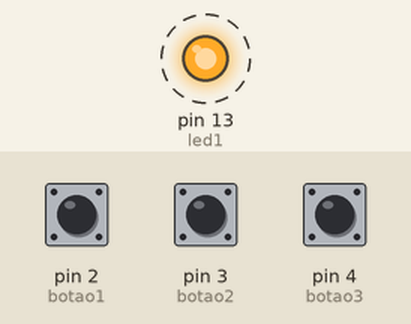
Recording of a sketch running on a simulated Arduino Uno, built with avr-gcc and run on an emulated ATmega328P. On the bench: output pins drawn as LEDs (lit = HIGH). Dashed ring = blinking. The inputs (shaded band) are chosen by the test bench; at power-on: pin 2 (botao1) LOW, pin 3 (botao2) LOW, pin 4 (botao3) LOW.

Above: at 0.5 s.
Timing chart, 0 to 4.6 s (numbered marks = the images above):
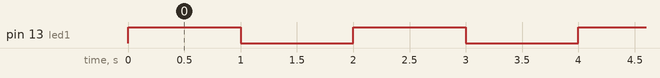

The sketch:

4.ino
```cpp
//Faça um sistema com um led e três botões. Um led deve iniciar piscando com um intervalo de 1s. Esse intervalo pode ser alterado por dois botões,
// sendo um deles para aumentar o intervalo em 100ms e o outro para diminuir esse intervalo em 100ms. Ao pressionar o terceiro botão o intervalo deve ser reiniciado para 1s.

const int botao1 = 2;
const int botao2 = 3;
const int botao3 = 4;
const int led1 = 13;

int intervaloPiscar = 1000; // Começa piscando a cada 1s

void setup() {
    pinMode(botao1, INPUT);
    pinMode(botao2, INPUT);
    pinMode(botao3, INPUT);
    pinMode(led1, OUTPUT);
}

void loop() {
  // Lê o estado dos botões
  bool botao1Pressionado = digitalRead(botao1) == HIGH;
  bool botao2Pressionado = digitalRead(botao2) == HIGH;
  bool botao3Pressionado = digitalRead(botao3) == HIGH;

  // Aumenta o intervalo em 100ms
  if (botao1Pressionado) {
    intervaloPiscar += 100;
    delay(200); // Pequeno delay para evitar múltiplas contagens rápidas
  }

  // Diminui o intervalo em 100ms (mínimo 100ms para evitar valores muito baixos)
  if (botao2Pressionado) {
    if (intervaloPiscar > 100) {
      intervaloPiscar -= 100;
    }
    delay(200);
  }

  // Reseta o intervalo para 1 segundo
  if (botao3Pressionado) {
    intervaloPiscar = 1000;
    delay(200);
  }

  // Faz o LED piscar com o intervalo ajustado
  digitalWrite(led1, HIGH);
  delay(intervaloPiscar);
  digitalWrite(led1, LOW);
  delay(intervaloPiscar);
}


  
```

Measured:
- by itself, pin 13 (led1): alternates HIGH for 1.0 s and LOW for 1.0 s
